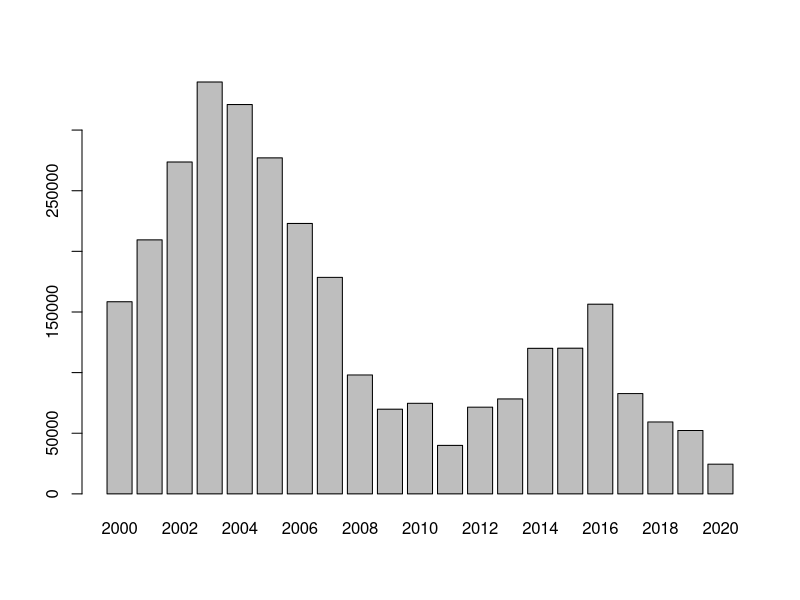
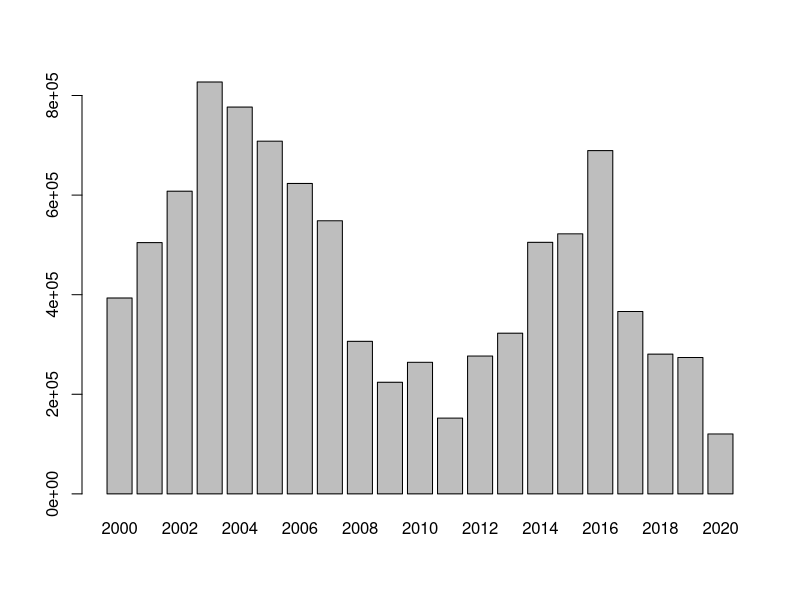
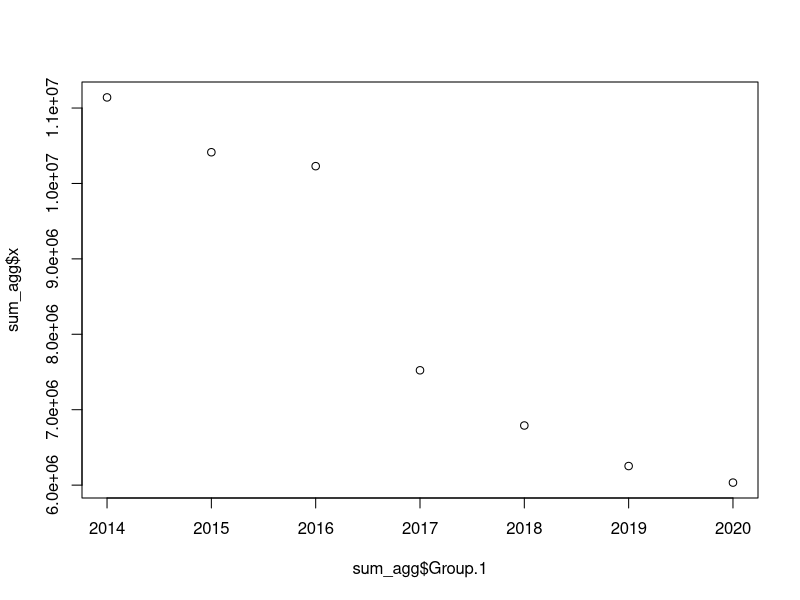
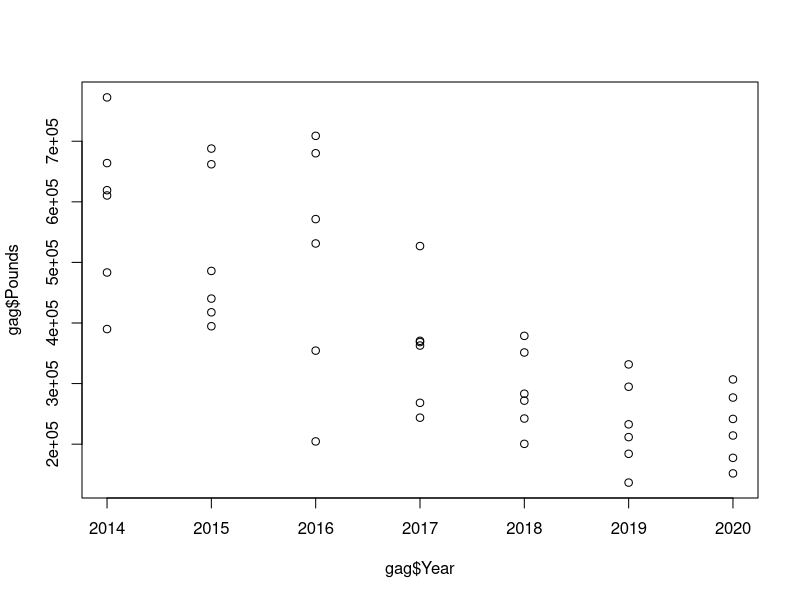
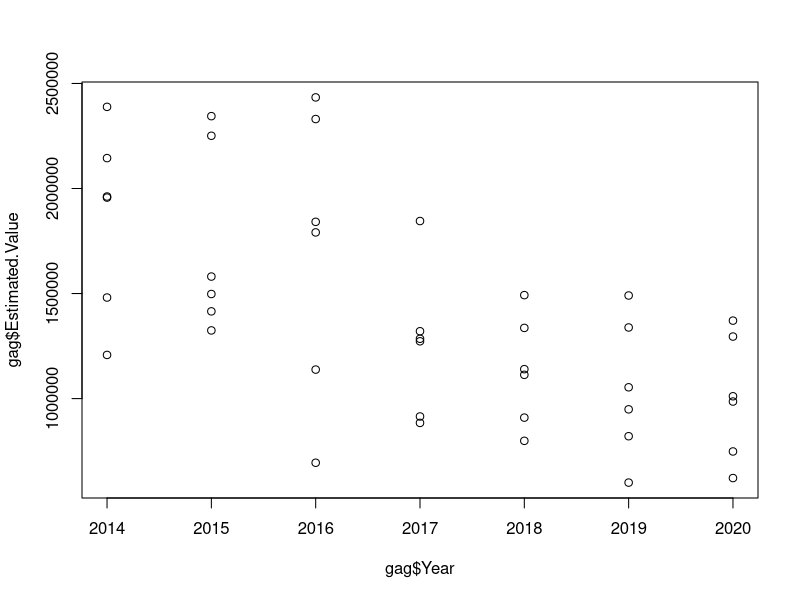
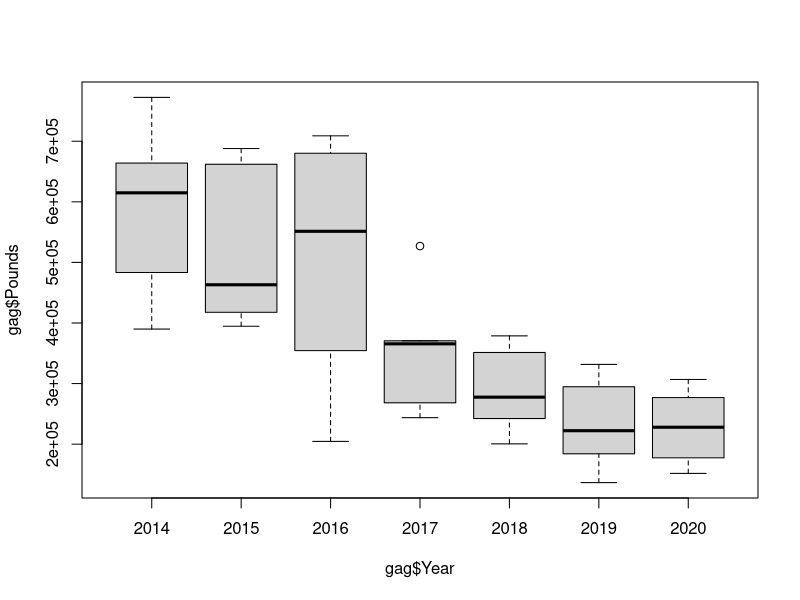
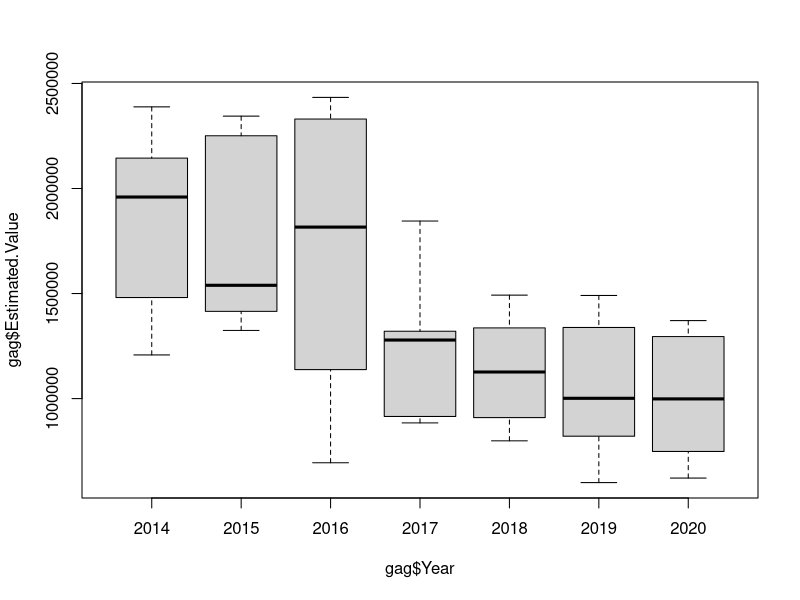
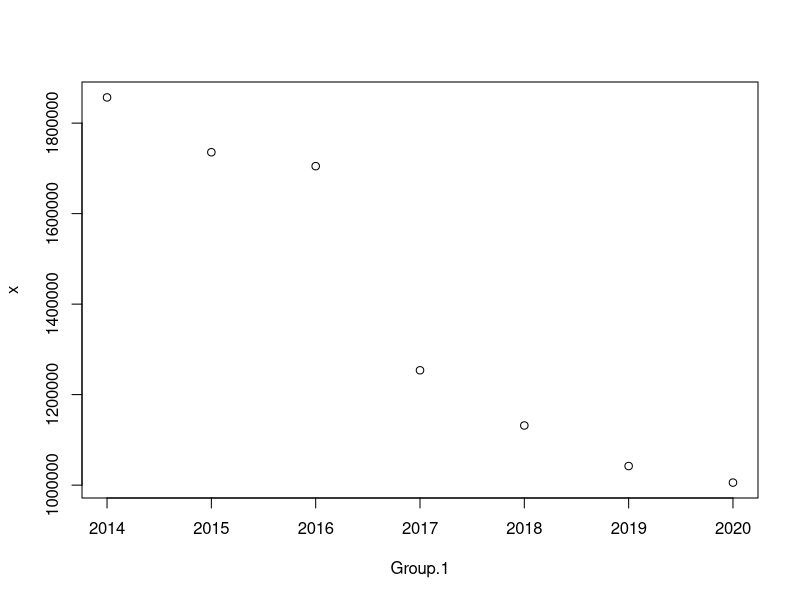

Write the R code that produced these figures, in order.
library(lubridate)

setwd('~/Documents/R/Github/FL_seafood_landings/data')

### load data, skip first 9 lines because they are metadata
data <- read.csv('fl_landings_year.csv',skip=9)
### make some factors for easier parsing
data$Area.Description <- as.factor(data$Area.Description)
data$Species <- as.factor(data$Species)
### pull out Gag Grouper
ind_gag <- grep('gag',data$Species,ignore.case = T)
### pull out Ft Myers
ind_FM <- grep('fort myers',data$Area.Description,ignore.case = T)
### pull out Gag landed in Fort Myers
ind_FM_gag <- base::intersect(ind_gag,ind_FM)

gag <- data[ind_FM_gag,]

barplot(gag$Pounds,names.arg = gag$Year)
barplot(gag$Estimated.Value,names.arg = gag$Year)


### data by month
data <- read.csv('fl_landings_month.csv',skip=9)
data <- data[data$Year>2013,]
ind_gag <- grep('grouper, red',data$Species,ignore.case = T)
ind_ytd <- which(data$Month=='January' |
                      data$Month=='February' |
                      data$Month=='March' |
                      data$Month=='April' |
                      data$Month=='May' |
                      data$Month=='June')
### pull out Gag landed in year to date
ind_gag_ytd <- base::intersect(ind_gag,ind_ytd)
gag <- data[ind_gag,]
gag <- data[ind_gag_ytd,]
# gag <- data
sum_agg <- aggregate(gag$Estimated.Value,by=list(gag$Year),sum,na.rm=T)
plot(sum_agg$Group.1,sum_agg$x)

plot(gag$Year,gag$Pounds)
plot(gag$Year,gag$Estimated.Value)

boxplot(gag$Pounds~gag$Year)
boxplot(gag$Estimated.Value~gag$Year)

mths <- unique(gag$Month)
# plot(0,0,xlim=c(2013,2021),ylim=c(1e5,25e5))
setwd('~/Documents/R/Github/FL_seafood_landings/figures')
png('grouper_landings.png',width=12,height=10,units='in',res=300)
par(bg='gray20',mar=c(5,5,4,1))
b <- boxplot(gag$Estimated.Value~gag$Year,
             at=2014:2020,
             col='gray20',variwidth=T,border='white',
             xlab='Year',ylab='Estimated Value (millions USD)',
             staplewex=0,lty=1,lwd=2,axes=F,col.lab='white',cex.lab=2)
axis(1, col="white", col.ticks="white", col.axis="white", cex.axis=1.5)
axis(2, seq(5e5,25e5,5e5), seq(.5,2.5,.5), col="white", col.ticks="white", col.axis="white", cex.axis=1.5,las=1)
title('Florida red grouper landings ',cex.main=3,col.main='white')
mtext('Source: Florida Fish and Wildlife Commission',
      line=3,side=1,adj=1,cex=1,col='white')
mtext('Gaphic by: Brendan Turley @crabtails',
      line=4,side=1,adj=1,cex=1,col='white')
box(col='white')
for(i in 1:6){
  temp <- gag[gag$Month==mths[i],]
  points(temp$Year,temp$Estimated.Value,
         col=(i+1),pch=i,lty=i,typ='b',lwd=4,cex=4)
}
legend('topright',
       c('Jan','Feb','Mar','Apr','May','Jun'),
       pch=1:6,col=2:7,bty='n',cex=2,lwd=3,text.col='white',pt.cex=3,lty=1:6)
dev.off()
# median_agg <- aggregate(gag$Estimated.Value,by=list(gag$Year),median,na.rm=T)
# points(median_agg$Group.1,median_agg$x,pch='-',cex=2,lwd=3)

sum_agg <- aggregate(gag$Estimated.Value,by=list(gag$Year),mean,na.rm=T)
plot(sum_agg)
